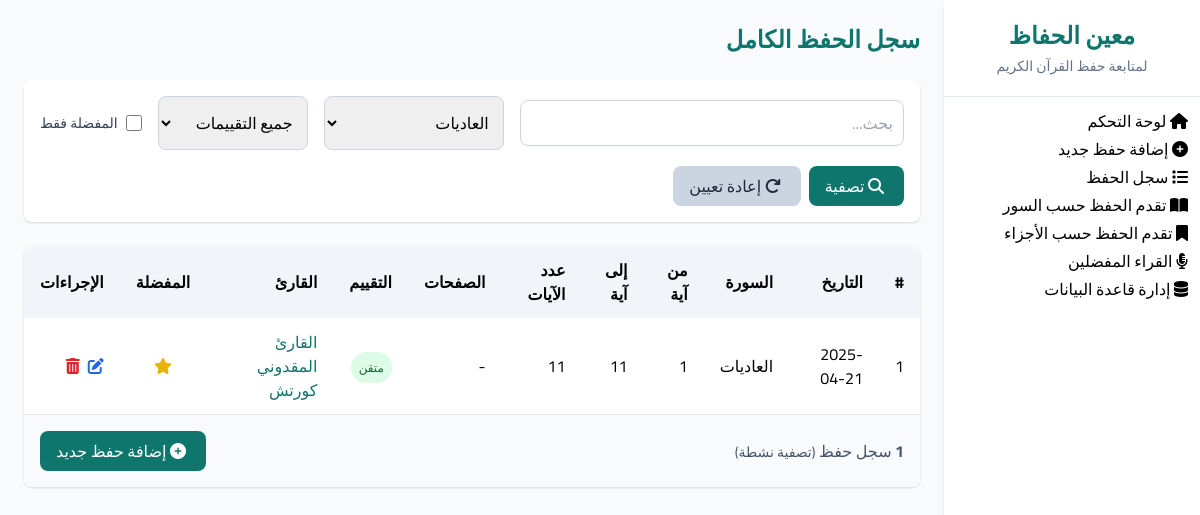
Page /log?surah_id=100 on the committed database.
### tables this page shows
CREATE TABLE memorization (
    id INTEGER PRIMARY KEY AUTOINCREMENT,
    date TEXT NOT NULL,
    surah_id INTEGER NOT NULL,
    start_verse INTEGER NOT NULL,
    end_verse INTEGER NOT NULL,
    pages INTEGER,
    rating TEXT NOT NULL,
    reciter TEXT,
    notes TEXT, favorite BOOLEAN DEFAULT 0,
    FOREIGN KEY (surah_id) REFERENCES surahs(id)
);

CREATE TABLE surahs (
    id INTEGER PRIMARY KEY,
    name TEXT NOT NULL,
    name_en TEXT NOT NULL,
    verses INTEGER NOT NULL,
    start_page INTEGER NOT NULL,
    end_page INTEGER NOT NULL
);

### app.py (the view)
@app.route('/log')
def memorization_log():
    conn = get_db_connection()
    search_query = request.args.get('search', '')
    filter_surah = request.args.get('surah_id', '')
    filter_rating = request.args.get('rating', '')
    filter_favorites = request.args.get('favorites', '')
    query = '''
        SELECT m.id, m.date, s.name as surah_name, s.id as surah_id, m.start_verse, m.end_verse,
               (m.end_verse - m.start_verse + 1) as verse_count, m.pages, m.rating, m.reciter, m.notes, m.favorite
        FROM memorization m
        JOIN surahs s ON m.surah_id = s.id
        WHERE 1=1
    '''
    params = []
    if search_query:
        query += " AND (s.name LIKE ? OR m.notes LIKE ? OR m.reciter LIKE ?)"
        search_term = f"%{search_query}%"
        params.extend([search_term, search_term, search_term])
    if filter_surah:
        query += " AND m.surah_id = ?"
        params.append(filter_surah)
    if filter_rating:
        query += " AND m.rating = ?"
        params.append(filter_rating)
    if filter_favorites == '1':
        query += " AND m.favorite = 1"
    query += " ORDER BY m.date DESC"
    memorizations = conn.execute(query, params).fetchall()
    surahs = conn.execute('SELECT id, name FROM surahs ORDER BY id').fetchall()
    conn.close()
    return render_template('memorization_log.html',
                           memorizations=memorizations,
                           surahs=surahs,
                           search_query=search_query,
                           filter_surah=filter_surah,
                           filter_rating=filter_rating,
                           filter_favorites=filter_favorites)

### app.py (called while the page is built)
def get_db_connection():
    conn = sqlite3.connect('database.db')
    conn.row_factory = sqlite3.Row
    return conn

### templates/memorization_log.html (shortened to what this page needs)
{% extends "base.html" %}
{% block page_title %}سجل الحفظ الكامل{% endblock %}
{% block content %}
<div class="bg-white rounded-lg shadow p-4 mb-6">
    <form id="filter-form" method="get" action="{{ url_for('memorization_log') }}" class="flex flex-wrap gap-4 items-center">
        <div class="flex-grow min-w-[200px]">
            <input type="text" name="search" placeholder="بحث..." value="{{ search_query }}"
                class="w-full p-2.5 border border-slate-300 rounded-lg focus:outline-none focus:ring-2 focus:ring-primary">
        </div>
        <div class="min-w-[180px]">
            <select name="surah_id" class="w-full p-2.5 border border-slate-300 rounded-lg focus:outline-none focus:ring-2 focus:ring-primary">
                {% for surah in surahs %}
                    <option value="{{ surah.id }}" {% if filter_surah == surah.id|string %}selected{% endif %}>{{ surah.name }}</option>
                {% endfor %}
            </select>
        </div>
        <div class="min-w-[150px]">
            <select name="rating" class="w-full p-2.5 border border-slate-300 rounded-lg focus:outline-none focus:ring-2 focus:ring-primary">
                <option value="">جميع التقييمات</option>
            </select>
        </div>
        <div class="flex items-center">
            <input type="checkbox" id="favorites_filter" name="favorites" value="1" {% if filter_favorites == "1" %}checked{% endif %}
                class="w-4 h-4 text-primary focus:ring-primary">
            <label for="favorites_filter" class="ms-2 text-sm font-medium text-slate-700">المفضلة فقط</label>
        </div>
        <div class="flex gap-2">
            <button type="submit" class="px-4 py-2 bg-primary text-white rounded-lg hover:bg-dark transition-all duration-300">
                <i class="fas fa-search mr-1"></i> تصفية
            </button>
            <a href="{{ url_for('memorization_log') }}" class="px-4 py-2 bg-slate-300 text-slate-800 rounded-lg hover:bg-slate-400 transition-all duration-300">
                <i class="fas fa-redo mr-1"></i> إعادة تعيين
            </a>
        </div>
    </form>
</div>
<div class="bg-white rounded-lg shadow overflow-hidden">
    {% if memorizations %}
        <div class="overflow-x-auto">
            <table class="min-w-full bg-white">
                <thead class="bg-slate-100">
                    <tr>
                        <th class="py-3 px-4 text-right">#</th>
                        <th class="py-3 px-4 text-right">التاريخ</th>
                        <th class="py-3 px-4 text-right">السورة</th>
                        <th class="py-3 px-4 text-right">من آية</th>
                        <th class="py-3 px-4 text-right">إلى آية</th>
                        <th class="py-3 px-4 text-right">عدد الآيات</th>
                        <th class="py-3 px-4 text-right">الصفحات</th>
                        <th class="py-3 px-4 text-right">التقييم</th>
                        <th class="py-3 px-4 text-right">القارئ</th>
                        <th class="py-3 px-4 text-right">المفضلة</th>
                        <th class="py-3 px-4 text-right">الإجراءات</th>
                    </tr>
                </thead>
                <tbody class="divide-y divide-slate-100">
                    {% for memo in memorizations %}
                        <tr class="hover:bg-slate-50">
                            <td class="py-3 px-4">{{ loop.index }}</td>
                            <td class="py-3 px-4">{{ memo.date }}</td>
                            <td class="py-3 px-4">{{ memo.surah_name }}</td>
                            <td class="py-3 px-4">{{ memo.start_verse }}</td>
                            <td class="py-3 px-4">{{ memo.end_verse }}</td>
                            <td class="py-3 px-4">{{ memo.verse_count }}</td>
                            <td class="py-3 px-4">{{ memo.pages or '-' }}</td>
                            <td class="py-3 px-4">
                                {% if memo.rating == 'متقن' %}
                                    <span class="bg-green-100 text-green-800 px-2 py-1 rounded-full text-xs">متقن</span>
                                {% elif memo.rating == 'متوسط' %}
                                    <span class="bg-yellow-100 text-yellow-800 px-2 py-1 rounded-full text-xs">متوسط</span>
                                {% else %}
                                    <span class="bg-red-100 text-red-800 px-2 py-1 rounded-full text-xs">يحتاج مراجعة</span>
                                {% endif %}
                            </td>
                            <td class="py-3 px-4">
                                {% if memo.reciter %}
                                    <span class="text-primary">{{ memo.reciter }}</span>
                                {% else %}
                                    <span class="text-slate-400">-</span>
                                {% endif %}
                            </td>
                            <td class="py-3 px-4 text-center">
                                <i class="fas fa-star favorite-btn {% if memo.favorite %}active{% endif %}"
                                   data-id="{{ memo.id }}"
                                   title="{% if memo.favorite %}إزالة من المفضلة{% else %}إضافة إلى المفضلة{% endif %}"></i>
                            </td>
                            <td class="py-3 px-4">
                                <div class="flex gap-2">
                                    <a href="{{ url_for('edit_memorization', id=memo.id) }}" class="text-blue-600 hover:text-blue-800" title="تعديل">
                                        <i class="fas fa-edit"></i>
                                    </a>
                                    <a href="#" onclick="confirmDelete({{ memo.id }}, '{{ memo.surah_name }}', {{ memo.start_verse }}, {{ memo.end_verse }}); return false;"
                                        class="text-red-600 hover:text-red-800" title="حذف">
                                        <i class="fas fa-trash-alt"></i>
                                    </a>
                                </div>
                            </td>
                        </tr>
                    {% endfor %}
                </tbody>
            </table>
        </div>
        <div class="p-4 bg-slate-50 border-t border-slate-200">
            <div class="flex flex-wrap gap-4 justify-between items-center">
                <div class="text-slate-600">
                    <span class="font-bold">{{ memorizations|length }}</span> سجل حفظ
                    {% if filter_surah or filter_rating or filter_favorites == "1" or search_query %}
                        <span class="text-sm">(تصفية نشطة)</span>
                    {% endif %}
                </div>
                <a href="{{ url_for('add_memorization') }}" class="px-4 py-2 bg-primary text-white rounded-lg hover:bg-dark transition-all duration-300">
                    <i class="fas fa-plus-circle mr-1"></i> إضافة حفظ جديد
                </a>
            </div>
        </div>
    {% endif %}
</div>
{% endblock %}

### templates/base.html (style rules this page uses)
body { font-family: 'Cairo', sans-serif; }

### templates/memorization_log.html (style rules this page uses)
.favorite-btn { cursor: pointer; color: #d1d5db; transition: color 0.3s; }
.favorite-btn.active { color: #eab308; }

### rows in the picture
memorization: date "2025-04-21", surah_name "العاديات", start_verse "1", end_verse "11", verse_count "11", pages "-", rating "متقن", reciter "القارئ المقدوني كورتش", favorite True (drawn)

### other values in the picture
{{ memorizations|length }} "1"
form field surah_id "العاديات"
